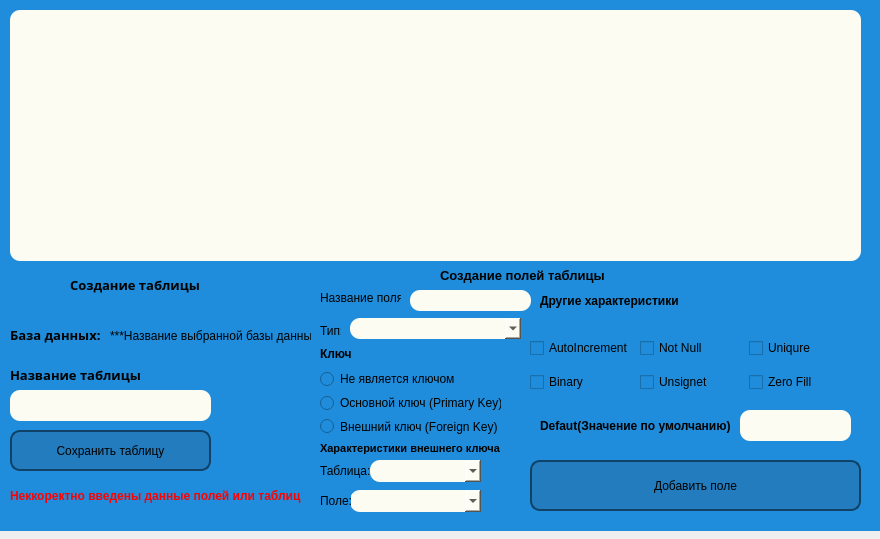
<?xml version="1.0" encoding="UTF-8"?>
<ui version="4.0">
 <class>Create_table</class>
 <widget class="QDialog" name="Create_table">
  <property name="geometry">
   <rect>
    <x>0</x>
    <y>0</y>
    <width>880</width>
    <height>539</height>
   </rect>
  </property>
  <property name="minimumSize">
   <size>
    <width>880</width>
    <height>539</height>
   </size>
  </property>
  <property name="maximumSize">
   <size>
    <width>880</width>
    <height>539</height>
   </size>
  </property>
  <property name="windowTitle">
   <string>Создание таблицы</string>
  </property>
  <widget class="QWidget" name="gridLayoutWidget">
   <property name="geometry">
    <rect>
     <x>0</x>
     <y>0</y>
     <width>881</width>
     <height>531</height>
    </rect>
   </property>
   <layout class="QGridLayout" name="gridLayout">
    <item row="0" column="0">
     <widget class="QWidget" name="widget_4" native="true">
      <property name="styleSheet">
       <string notr="true">background: #1f8ddb</string>
      </property>
      <widget class="QLabel" name="PASSWORD_text_3">
       <property name="geometry">
        <rect>
         <x>10</x>
         <y>360</y>
         <width>131</width>
         <height>30</height>
        </rect>
       </property>
       <property name="font">
        <font>
         <family>Microsoft JhengHei</family>
         <pointsize>10</pointsize>
         <weight>75</weight>
         <bold>true</bold>
        </font>
       </property>
       <property name="text">
        <string>Название таблицы:</string>
       </property>
      </widget>
      <widget class="QLineEdit" name="name_table">
       <property name="geometry">
        <rect>
         <x>10</x>
         <y>390</y>
         <width>201</width>
         <height>31</height>
        </rect>
       </property>
       <property name="styleSheet">
        <string notr="true">background: #fcfcf2;   border-radius: 10px;</string>
       </property>
      </widget>
      <widget class="QLineEdit" name="name_pole">
       <property name="geometry">
        <rect>
         <x>410</x>
         <y>290</y>
         <width>121</width>
         <height>21</height>
        </rect>
       </property>
       <property name="styleSheet">
        <string notr="true">background: #fcfcf2;   border-radius: 10px;</string>
       </property>
      </widget>
      <widget class="QPushButton" name="save_create_table_button">
       <property name="geometry">
        <rect>
         <x>10</x>
         <y>430</y>
         <width>201</width>
         <height>41</height>
        </rect>
       </property>
       <property name="styleSheet">
        <string notr="true">QPushButton {
    border: 2px solid #0f4266;
    border-radius: 10px;
    background: #227cbd;
    padding: 5px;
    }

QPushButton:hover {
    background: #31c3d6;
    }</string>
       </property>
       <property name="text">
        <string>Сохранить таблицу</string>
       </property>
      </widget>
      <widget class="QLabel" name="PASSWORD_text_4">
       <property name="geometry">
        <rect>
         <x>10</x>
         <y>320</y>
         <width>91</width>
         <height>30</height>
        </rect>
       </property>
       <property name="font">
        <font>
         <family>Microsoft JhengHei</family>
         <pointsize>10</pointsize>
         <weight>75</weight>
         <bold>true</bold>
        </font>
       </property>
       <property name="text">
        <string>База данных:</string>
       </property>
      </widget>
      <widget class="QLabel" name="name_used_database">
       <property name="geometry">
        <rect>
         <x>110</x>
         <y>320</y>
         <width>201</width>
         <height>31</height>
        </rect>
       </property>
       <property name="text">
        <string>***Название выбранной базы данных</string>
       </property>
      </widget>
      <widget class="QLabel" name="label_2">
       <property name="geometry">
        <rect>
         <x>320</x>
         <y>290</y>
         <width>81</width>
         <height>16</height>
        </rect>
       </property>
       <property name="text">
        <string>Название поля:</string>
       </property>
      </widget>
      <widget class="QLabel" name="label_3">
       <property name="geometry">
        <rect>
         <x>320</x>
         <y>320</y>
         <width>21</width>
         <height>21</height>
        </rect>
       </property>
       <property name="text">
        <string>Тип:</string>
       </property>
      </widget>
      <widget class="QLabel" name="label_4">
       <property name="geometry">
        <rect>
         <x>440</x>
         <y>265</y>
         <width>171</width>
         <height>21</height>
        </rect>
       </property>
       <property name="font">
        <font>
         <pointsize>10</pointsize>
         <weight>75</weight>
         <bold>true</bold>
        </font>
       </property>
       <property name="text">
        <string>Создание полей таблицы</string>
       </property>
      </widget>
      <widget class="QPushButton" name="save_create_pole_button">
       <property name="geometry">
        <rect>
         <x>530</x>
         <y>460</y>
         <width>331</width>
         <height>51</height>
        </rect>
       </property>
       <property name="styleSheet">
        <string notr="true">QPushButton {
    border: 2px solid #0f4266;
    border-radius: 10px;
    background: #227cbd;
    padding: 5px;
    }

QPushButton:hover {
    background: #31c3d6;
    }</string>
       </property>
       <property name="text">
        <string>Добавить поле</string>
       </property>
      </widget>
      <widget class="QWidget" name="gridLayoutWidget_2">
       <property name="geometry">
        <rect>
         <x>530</x>
         <y>330</y>
         <width>321</width>
         <height>71</height>
        </rect>
       </property>
       <layout class="QGridLayout" name="gridLayout_2">
        <item row="0" column="2">
         <widget class="QCheckBox" name="Uniqure">
          <property name="text">
           <string>Uniqure</string>
          </property>
         </widget>
        </item>
        <item row="0" column="1">
         <widget class="QCheckBox" name="NotNull">
          <property name="text">
           <string>Not Null</string>
          </property>
         </widget>
        </item>
        <item row="1" column="1">
         <widget class="QCheckBox" name="Unsignet">
          <property name="text">
           <string>Unsignet</string>
          </property>
         </widget>
        </item>
        <item row="1" column="0">
         <widget class="QCheckBox" name="Binary">
          <property name="text">
           <string>Binary</string>
          </property>
         </widget>
        </item>
        <item row="0" column="0">
         <widget class="QCheckBox" name="AutoIncrement">
          <property name="text">
           <string>AutoIncrement</string>
          </property>
         </widget>
        </item>
        <item row="1" column="2">
         <widget class="QCheckBox" name="Zerofill">
          <property name="text">
           <string>Zero Fill</string>
          </property>
         </widget>
        </item>
       </layout>
      </widget>
      <widget class="QTableWidget" name="table_with_pole">
       <property name="geometry">
        <rect>
         <x>10</x>
         <y>10</y>
         <width>851</width>
         <height>251</height>
        </rect>
       </property>
       <property name="styleSheet">
        <string notr="true">background: #fcfcf2;   border-radius: 10px;</string>
       </property>
      </widget>
      <widget class="QComboBox" name="type_pole">
       <property name="geometry">
        <rect>
         <x>350</x>
         <y>318</y>
         <width>171</width>
         <height>21</height>
        </rect>
       </property>
       <property name="styleSheet">
        <string notr="true">background: #fcfcf2;   border-radius: 10px;</string>
       </property>
      </widget>
      <widget class="QComboBox" name="pole_ForeignKey">
       <property name="geometry">
        <rect>
         <x>350</x>
         <y>490</y>
         <width>131</width>
         <height>22</height>
        </rect>
       </property>
       <property name="styleSheet">
        <string notr="true">background: #fcfcf2;   border-radius: 10px;</string>
       </property>
      </widget>
      <widget class="QLabel" name="label_6">
       <property name="geometry">
        <rect>
         <x>320</x>
         <y>460</y>
         <width>51</width>
         <height>21</height>
        </rect>
       </property>
       <property name="text">
        <string>Таблица:</string>
       </property>
      </widget>
      <widget class="QComboBox" name="table_ForeignKey">
       <property name="geometry">
        <rect>
         <x>370</x>
         <y>460</y>
         <width>111</width>
         <height>22</height>
        </rect>
       </property>
       <property name="styleSheet">
        <string notr="true">background: #fcfcf2;   border-radius: 10px;</string>
       </property>
      </widget>
      <widget class="QLabel" name="label_7">
       <property name="geometry">
        <rect>
         <x>320</x>
         <y>490</y>
         <width>31</width>
         <height>21</height>
        </rect>
       </property>
       <property name="text">
        <string>Поле:</string>
       </property>
      </widget>
      <widget class="QLabel" name="label_5">
       <property name="geometry">
        <rect>
         <x>320</x>
         <y>344</y>
         <width>41</width>
         <height>20</height>
        </rect>
       </property>
       <property name="font">
        <font>
         <weight>75</weight>
         <bold>true</bold>
        </font>
       </property>
       <property name="text">
        <string>Ключ</string>
       </property>
      </widget>
      <widget class="QLabel" name="label_8">
       <property name="geometry">
        <rect>
         <x>540</x>
         <y>290</y>
         <width>161</width>
         <height>21</height>
        </rect>
       </property>
       <property name="font">
        <font>
         <weight>75</weight>
         <bold>true</bold>
        </font>
       </property>
       <property name="text">
        <string>Другие характеристики</string>
       </property>
      </widget>
      <widget class="QLabel" name="label_9">
       <property name="geometry">
        <rect>
         <x>540</x>
         <y>410</y>
         <width>191</width>
         <height>31</height>
        </rect>
       </property>
       <property name="font">
        <font>
         <weight>75</weight>
         <bold>true</bold>
        </font>
       </property>
       <property name="text">
        <string>Defaut(Значение по умолчанию)</string>
       </property>
      </widget>
      <widget class="QLineEdit" name="Defaut">
       <property name="geometry">
        <rect>
         <x>740</x>
         <y>410</y>
         <width>111</width>
         <height>31</height>
        </rect>
       </property>
       <property name="styleSheet">
        <string notr="true">background: #fcfcf2;   border-radius: 10px;</string>
       </property>
      </widget>
      <widget class="QLabel" name="PASSWORD_text_5">
       <property name="geometry">
        <rect>
         <x>70</x>
         <y>270</y>
         <width>131</width>
         <height>30</height>
        </rect>
       </property>
       <property name="font">
        <font>
         <family>Microsoft JhengHei</family>
         <pointsize>10</pointsize>
         <weight>75</weight>
         <bold>true</bold>
        </font>
       </property>
       <property name="text">
        <string>Создание таблицы</string>
       </property>
      </widget>
      <widget class="QWidget" name="verticalLayoutWidget">
       <property name="geometry">
        <rect>
         <x>320</x>
         <y>370</y>
         <width>181</width>
         <height>65</height>
        </rect>
       </property>
       <layout class="QVBoxLayout" name="verticalLayout">
        <item>
         <widget class="QRadioButton" name="Not_Key">
          <property name="text">
           <string>Не является ключом</string>
          </property>
         </widget>
        </item>
        <item>
         <widget class="QRadioButton" name="PrimaryKey_Button">
          <property name="text">
           <string>Основной ключ (Primary Key)</string>
          </property>
         </widget>
        </item>
        <item>
         <widget class="QRadioButton" name="ForeignKey_Button_2">
          <property name="text">
           <string>Внешний ключ (Foreign Key)</string>
          </property>
         </widget>
        </item>
       </layout>
      </widget>
      <widget class="QLabel" name="label_11">
       <property name="geometry">
        <rect>
         <x>320</x>
         <y>440</y>
         <width>211</width>
         <height>16</height>
        </rect>
       </property>
       <property name="font">
        <font>
         <pointsize>8</pointsize>
         <weight>75</weight>
         <bold>true</bold>
        </font>
       </property>
       <property name="text">
        <string>Характеристики внешнего ключа</string>
       </property>
      </widget>
      <widget class="QLabel" name="error_create_table">
       <property name="geometry">
        <rect>
         <x>10</x>
         <y>480</y>
         <width>301</width>
         <height>31</height>
        </rect>
       </property>
       <property name="font">
        <font>
         <weight>75</weight>
         <bold>true</bold>
        </font>
       </property>
       <property name="styleSheet">
        <string notr="true">color: #f00</string>
       </property>
       <property name="text">
        <string>Неккоректно введены данные полей или таблиц</string>
       </property>
      </widget>
     </widget>
    </item>
   </layout>
  </widget>
 </widget>
 <resources/>
 <connections/>
</ui>
